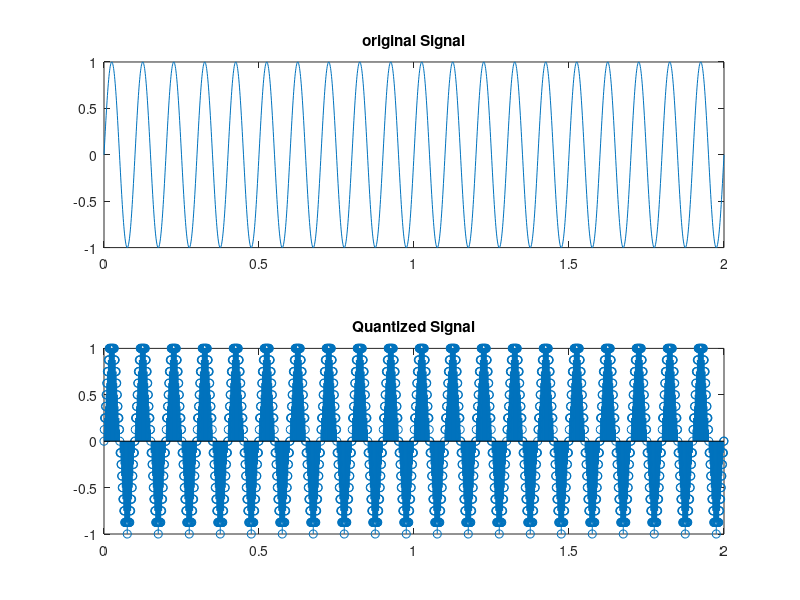

MATLAB code to generate this figure:
function quantization()
t=0:0.001:2;
fm=10;
x=sin(2*pi*fm*t);
subplot(2,1,1)
plot(t,x)
title('original Signal')
no_of_levels=16;
step_size=(max(x)-min(x))/16;
p_vector=min(x):step_size:max(x)-step_size;
code_book=min(x):step_size:max(x);
[index,quant]=quantiz(x,p_vector,code_book);
subplot(2,1,2)
stem(t,quant);
title('Quantized Signal')
%binary codes
codes=[dec2bin(index)]
end
